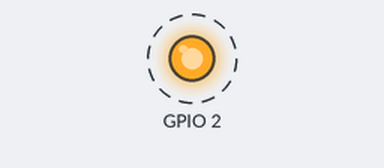
Simulated run of this sketch. Board: ESP32. Shown: output pins drawn as LEDs (lit = HIGH). Dashed ring = blinking. What the sketch prints to the serial monitor is not drawn.

Above: at 0.7 s.
Timing chart, 0 to 3.5 s (numbered marks = the images above):
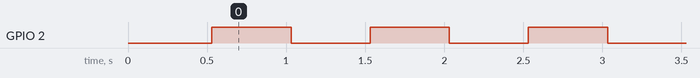

Measured:
- by itself, GPIO 2: alternates HIGH for 0.50 s and LOW for 0.50 s

The sketch:

TEST_BASIC_BOOT.ino
```cpp
// 🧪 MINIMAL ESP32 BOOT TEST
// Tests ONLY core ESP32 functionality - no libraries, no SPI, no matrix
// If this fails, the ESP32 itself is damaged

void setup() {
  Serial.begin(115200);
  delay(500);  // Give serial time to stabilize

  Serial.println("========================================");
  Serial.println("✅ ESP32 BOOT SUCCESS!");
  Serial.println("✅ Serial communication working");
  Serial.println("✅ Code execution reached setup()");
  Serial.println("========================================");

  // Test basic GPIO (LED on pin 2)
  pinMode(2, OUTPUT);
  Serial.println("✅ GPIO initialized (pin 2)");

  Serial.println("");
  Serial.println("🔍 DIAGNOSTIC INFO:");
  Serial.print("   Chip Model: ");
  Serial.println(ESP.getChipModel());
  Serial.print("   Free Heap: ");
  Serial.println(ESP.getFreeHeap());
  Serial.print("   Flash Size: ");
  Serial.println(ESP.getFlashChipSize());
  Serial.println("");
  Serial.println("✨ If you can see this, ESP32 core is OK!");
  Serial.println("   Problem is likely in libraries or SPI hardware.");
}

void loop() {
  // Blink LED on pin 2
  digitalWrite(2, HIGH);
  Serial.println("💡 LED ON  - Loop running...");
  delay(500);

  digitalWrite(2, LOW);
  Serial.println("💡 LED OFF - Loop running...");
  delay(500);
}
```
